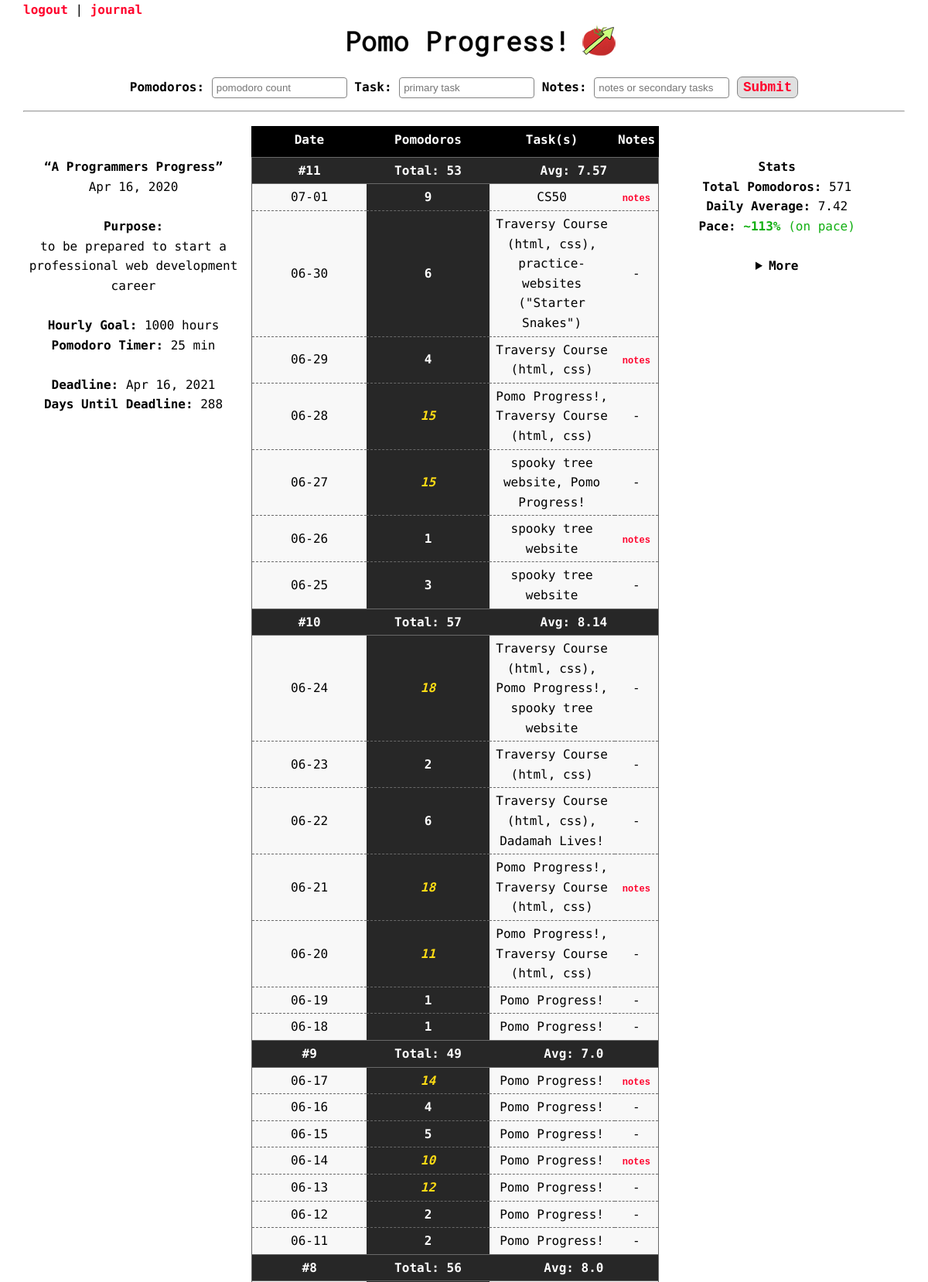
The app's page /home (signed in, upper part) with its own data.
### tables this page shows
CREATE TABLE daily_history (submit_id INTEGER PRIMARY KEY AUTOINCREMENT NOT NULL, table_id INTEGER REFERENCES tables (id) NOT NULL, date TEXT, display_date TEXT, tomato_count INTEGER, task TEXT, notes TEXT);

### app.py (the view)
@app.route('/home', methods=["GET","POST"])
def home():
    if request.method == "POST":
        db = SQL("sqlite:///pomodoro.db")
        date_check = db.execute("SELECT date FROM daily_history WHERE table_id=:table_id ORDER BY date DESC LIMIT 1", table_id = session['table_id'])
        previous_date = None
        for row in date_check:
            previous_date = row['date']
        previous_date = datetime.strptime(previous_date, '%Y-%m-%d')
        current_date = datetime.today()
        date_diff = ((current_date - previous_date).days)
        current_date = date.today()
        if date_diff == 0:
            date_previous_data = db.execute("SELECT tomato_count, task, notes FROM daily_history WHERE table_id=:table_id AND date=:date", table_id=session['table_id'], date=current_date)
            if date_previous_data[0]['task'] == None:
                date_previous_data[0]['task'] = ""
            if date_previous_data[0]['notes'] == None:
                date_previous_data[0]['notes'] = ""
            task_space = ""
            notes_space = ""
            if not date_previous_data[0]['task'] or not request.form.get("task"):
                task_space =""
            else:
                task_space = ", "
            if not date_previous_data[0]['notes'] or not request.form.get("notes"):
                notes_space = ""
            else:
                notes_space = " || "
            db.execute("UPDATE daily_history SET tomato_count=:tomato_count, task=:task, notes=:notes WHERE table_id=:table_id AND date=:date", tomato_count = date_previous_data[0]['tomato_count'] + int(request.form.get("tomatoes")), task = date_previous_data[0]['task'] + task_space + request.form.get("task"), notes = date_previous_data[0]['notes'] + notes_space + request.form.get("notes"), table_id=session['table_id'], date=current_date)
            return redirect('/home')
        else:
            date_diff -= 1
            while date_diff > 0:
                db.execute("INSERT INTO daily_history (table_id, date, tomato_count) VALUES (?, ?, 0)", session['table_id'], current_date - timedelta(days=date_diff))
                strft_days = current_date - timedelta(days=date_diff)
                db.execute("UPDATE daily_history SET display_date=:display_date WHERE table_id=:table_id AND date=:date", display_date = strft_days.strftime('%m-%d'), table_id=session['table_id'], date = current_date - timedelta(days=date_diff))
                date_diff -= 1
            db.execute("INSERT INTO daily_history (table_id, date, display_date, tomato_count, task, notes) VALUES(?, date('now','localtime'), strftime('%m-%d','now','localtime'), ?, ?, ?)", session['table_id'], request.form.get('tomatoes'), request.form.get('task'), request.form.get('notes'))
            return redirect('/home')
    else:
        db = SQL("sqlite:///pomodoro.db")
        user_daily_history = db.execute("SELECT * FROM daily_history WHERE table_id=:table_id", table_id = session['table_id'])
        if len(user_daily_history) < 1:
            return redirect('/firstentry')
        count = 0
        user_data = []
        for row in user_daily_history:
            user_data.append(row)
            count += 1
        total_weeks = int(count/7)
        weeks = [[] for j in range(total_weeks + 1)]
        day_count = 0
        week_count = 0
        tomato_total = 0
        for row in user_data:
            day_count += 1
            tomato_total += int(row['tomato_count'])
            weeks[week_count].append(row)
            if day_count % 7 == 0:
                week_count += 1
                day_count = 0
                end_of_week_stats = {'date' : week_count, 'tomato_count' : tomato_total, 'task' : round(tomato_total/7, 2)}
                total_weeks -= 1
                weeks[week_count].append(end_of_week_stats)
                tomato_total = 0
            full_chart = []
            for week in weeks:
                for day in week:
                    full_chart.append(day)
            stats = statistics(user_data, session)
        return render_template('home.html', full_chart = full_chart, week_count = week_count, tomato_total = tomato_total, day_count = day_count, stats=stats, session=session)

### templates/home.html (shortened to what this page needs)
{% extends 'base.html' %}
{% block header %}
<div id="home-header">
    <div class="navlinks">
        <a href="/">logout</a> | <a href="/journal">journal</a>
    </div>
    <img class="basic-reponsive" src="/static/home-banner.jpg" alt="Pomo Progress!">
    <br>
</div>
{% endblock %}
{% block main %}
<center>
    <form id="add-pomos" action="/home" method="post">
        <div class="separation-for-smaller">
            <label for="pomos">Pomodoros:</label>
            <input class="wide-form" name="tomatoes" placeholder="pomodoro count" type="number" required>
            <label for="task">Task:</label>
            <input class="wide-form" name="task" placeholder="primary task" type="text">
        </div>
        <label for="notes">Notes:</label>
        <input class="wide-form" name="notes" placeholder="notes or secondary tasks" type="text">
        <input type="submit" class="load-create">
    </form>
</center>
    <hr>
<div id="info" class="left">
        <strong><q>{{ session['table_name'] }}</q></strong>
        <br>
        {{ session['start_date'] }}
        <br>
        <br>
        <strong>Purpose:</strong>
        <br>
        {{ session['purpose'] }}
        <br>
        <br>
        <strong>Hourly Goal:</strong> {{ session['hours_goal'] }} hours
        <br>
        <strong>Pomodoro Timer:</strong> {{ session['tomato_rate'] }} min
        <br>
        <br>
        <strong>Deadline:</strong> {{ session['time_frame'] }}
        <br>
        <strong>Days Until Deadline:</strong> {{ session['current_days_until_deadline']}}
        <br>
        <br>
</div>
<div class="middle">
    <table>
        <th>Date</th>
        <th>Pomodoros</th>
        <th>Task(s)</th>
        <th>Notes</th>
        {% for row in full_chart|reverse %}
            <tr>
                {% if row['date']|float >= 1 %}
                    <td class="week week-solid">#{{ row['date'] }}</td>
                    <td class="week week-solid">Total: {{ row['tomato_count'] }}</td>
                    <td class="week week-solid" colspan="2">Avg: {{ row['task'] }}</td>
                {% else %}
                    {% if row['tomato_count']|int >= 10 %}
                        <td>{{ row['display_date'] }}</td>
                        <td class="pomos10">{{ row['tomato_count'] }}</td>
                        {% if row['task'] != None and row['task'] != "" %}
                            <td>{{ row['task'] }}</td>
                        {% else %}
                            <td>-</td>
                        {% endif %}
                        {% if row['notes'] != None and row['notes'] != "" %}
                            <td><button class="notes" type="button" onclick="alert('{{ row['notes'] }}')">notes</button></td>
                        {% else %}
                            <td>-</td>
                        {% endif %}
                    {% else %}
                        <td>{{ row['display_date'] }}</td>
                        <td class="pomos">{{ row['tomato_count'] }}</td>
                        {% if row['task'] != None and row['task'] != "" %}
                            <td>{{ row['task'] }}</td>
                        {% else %}
                            <td>-</td>
                        {% endif %}
                        {% if row['notes'] != None and row['notes'] != "" %}
                            <td><button class="notes" type="button" onclick="alert('{{ row['notes'] }}')">notes</button></td>
                        {% else %}
                            <td>-</td>
                        {% endif %}
                    {% endif %}
                {% endif %}
            </tr>
        {% endfor %}
    </table>
</div>
<div class="right" id="stats">
    <strong>Stats</strong>
    <br>
    <strong>Total Pomodoros:</strong> {{ stats['total_tomatoes'] }}
    <br>
    <strong>Daily Average:</strong> {{ stats['daily_average'] }}
    <br>
    <strong>Pace:</strong>
    {% if stats['pace']['rate'] >= 100 %}
        <span style="color:rgb(17, 175, 17)"><strong> ~{{ stats['pace']['rate'] }}%</strong> ({{ stats['pace']['on_pace'] }})</span>
    {% else %}
        <span style="color: red"><strong> ~{{ stats['pace']['rate'] }}%</strong> ({{ stats['pace']['on_pace'] }})</span>
    {% endif %}
    <br>
    <br>
    <details>
        <summary class="no-outline">More</summary>
            <br>
            <br>
            <br>
            <br>
            <br>
            <br>
    </details>
</div>
{% endblock %}

### static/global.css (style rules this page uses)
* { box-sizing: border-box; }
body { margin: auto; width: 95%; font-family: 'Roboto Mono', monospace; font-size: 1em; line-height: 1.6em; min-height: 100vh; position: relative; }
a { font-weight: bolder; text-decoration: none; color: rgb(255, 0, 43); }
#home-header .navlinks { display: block; margin-bottom: 5px; }
#home-header img { display: block; max-width: 95%; margin: auto; }
#add-pomos label { font-weight: bold; }
#add-pomos .separation-for-smaller { display: inline; }
.left { float: left; vertical-align: top; width: 25%; margin-top: 50px; text-align: center; }
.middle { float: left; max-width: 48%; margin-top: 0; padding: 10px; max-height: 80vh; overflow: auto; }
.right { float: left; vertical-align: top; width: 25%; margin-top: 50px; text-align: center; }
details summary { font-weight: bold; width: 100px; margin: auto; cursor: pointer; }
details { width: 100%; cursor: pointer; }
table { max-width: 100%; border: 1px solid rgb(105, 105, 105); border-collapse: collapse; font-size: 1em; background-color: #f8f8f8; }
th { color: white; background: black; padding: 4px; padding-bottom: 9px; width: 33%; border: 1px solid black; border-collapse: collapse; }
tr { border: 1px dashed rgb(105, 105, 105); }
td { padding: 4px; text-align: center; width: 33%; }
.week { color: white; background: rgb(39, 39, 39); font-weight: bold; }
.week-solid { border-bottom: 1px solid rgb(105, 105, 105); border-top: 1px solid rgb(105, 105, 105); }
.pomos { background: rgb(39, 39, 39); font-weight: bold; color: white; }
.pomos10 { background: rgb(39, 39, 39); font-weight: bold; font-style: italic; color: rgb(255, 220, 21); }
.notes { font-family: 'Courier New', Courier, monospace; border: none; color: rgb(255,0,43); font-weight: bold; text-align: center; text-decoration: none; font-size: 0.75em; cursor: pointer; background-color: #f8f8f8; }
.wide-form { width: 175px; padding: 5px; margin-bottom:8px; border: 1px solid rgb(131, 131, 131); border-radius: 4px; }
.load-create { padding: 3px 7px; font-family: 'Courier New', Courier, monospace; font-weight: bold; font-size: 1.1em; cursor: pointer; color: rgb(255,0,43); background-color: rgb(224, 224, 224); border: 1px solid rgb(131, 131, 131); border-radius: 7px; }

### static/tablet.css (style rules this page uses)
.wide-form::placeholder { text-align: center; }
#add-pomos .separation-for-smaller { display: block; }
.left { float: left; vertical-align: top; width: 25%; margin-top: 0; margin-bottom: 30px; text-align: center; }
.middle { float: right; max-width: 74%; margin-top: 0; padding: 10px; max-height: 180vh; overflow: auto; }
.right { float: none; vertical-align: top; width: 25%; margin-top: 50px; text-align: center; }

### static/mobile.css (style rules this page uses)
.wide-form::placeholder { text-align: center; }
#add-pomos .separation-for-smaller { display: block; text-align: left; }
#add-pomos .separation-for-smaller label[for="task"] { margin-left: 20px; }
.left { width: 100%; margin-top: 0; margin-bottom: 0; text-align: center; }
.middle { display: block; max-width: 100%; margin-top: 5px; padding: 0; max-height: 75vh; overflow: auto; }
.right { width: 100%; margin-top: 0; text-align: center; }

### records on screen
daily_history: start_date "Apr 16, 2020"
daily_history: display_date "07-01", tomato_count "9", task "CS50"
daily_history: display_date "06-30", tomato_count "6", task "Traversy Course (html, css), practice-websites (\"Starter Snakes\")"
daily_history: display_date "06-29", tomato_count "4", task "Traversy Course (html, css)"
daily_history: display_date "06-28", tomato_count "15", task "Pomo Progress!, Traversy Course (html, css)"
daily_history: display_date "06-27", tomato_count "15", task "spooky tree website, Pomo Progress!"
daily_history: display_date "06-26", tomato_count "1", task "spooky tree website"
daily_history: display_date "06-25", tomato_count "3", task "spooky tree website"
daily_history: display_date "06-24", tomato_count "18", task "Traversy Course (html, css), Pomo Progress!, spooky tree website"
daily_history: display_date "06-23", tomato_count "2", task "Traversy Course (html, css)"
daily_history: display_date "06-22", tomato_count "6", task "Traversy Course (html, css), Dadamah Lives!"
daily_history: display_date "06-21", tomato_count "18", task "Pomo Progress!, Traversy Course (html, css)"
daily_history: display_date "06-20", tomato_count "11", task "Pomo Progress!, Traversy Course (html, css)"
daily_history: display_date "06-19", tomato_count "1", task "Pomo Progress!"
daily_history: display_date "06-18", tomato_count "1", task "Pomo Progress!"
daily_history: display_date "06-17", tomato_count "14", task "Pomo Progress!"
daily_history: display_date "06-16", tomato_count "4", task "Pomo Progress!"
daily_history: display_date "06-15", tomato_count "5", task "Pomo Progress!"
daily_history: display_date "06-14", tomato_count "10", task "Pomo Progress!"
daily_history: display_date "06-13", tomato_count "12", task "Pomo Progress!"
daily_history: display_date "06-12", tomato_count "2", task "Pomo Progress!"
daily_history: display_date "06-11", tomato_count "2", task "Pomo Progress!"

### other values on screen
{{ session['table_name'] }} "A Programmers Progress"
{{ session['purpose'] }} "to be prepared to start a professional web development career"
{{ session['hours_goal'] }} "1000"
{{ session['tomato_rate'] }} "25"
{{ session['time_frame'] }} "Apr 16, 2021"
{{ session['current_days_until_deadline'] }} "288"
{{ row['date'] }} "11" "10" "9" "8"
{{ row['tomato_count'] }} "53" "57" "49" "56"
{{ row['task'] }} "7.57" "8.14" "7.0" "8.0"
{{ stats['total_tomatoes'] }} "571"
{{ stats['daily_average'] }} "7.42"
{{ stats['pace']['rate'] }} "113"
{{ stats['pace']['on_pace'] }} "on pace"
